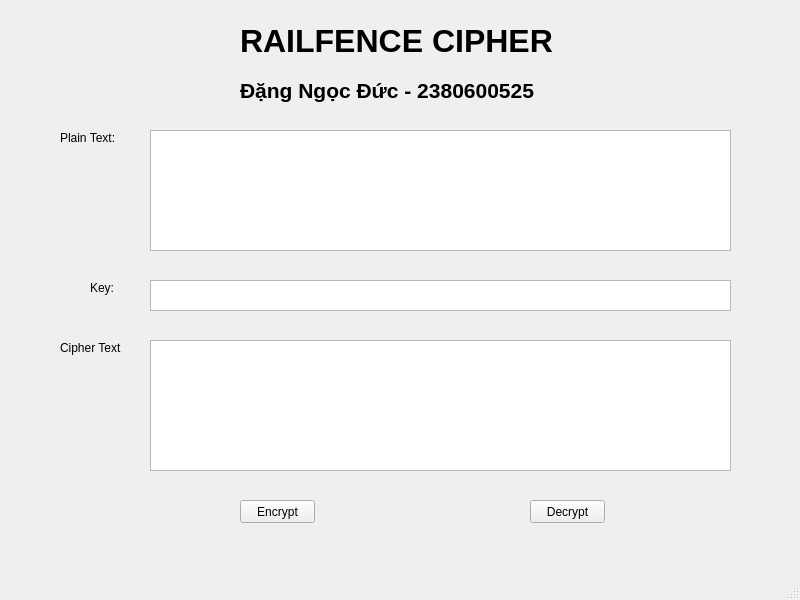
<?xml version="1.0" encoding="UTF-8"?>
<ui version="4.0">
 <class>MainWindow</class>
 <widget class="QMainWindow" name="MainWindow">
  <property name="geometry">
   <rect>
    <x>0</x>
    <y>0</y>
    <width>800</width>
    <height>600</height>
   </rect>
  </property>
  <property name="windowTitle">
   <string>MainWindow</string>
  </property>
  <widget class="QWidget" name="centralwidget">
   <widget class="QLabel" name="label_2">
    <property name="geometry">
     <rect>
      <x>240</x>
      <y>20</y>
      <width>321</width>
      <height>41</height>
     </rect>
    </property>
    <property name="font">
     <font>
      <pointsize>24</pointsize>
      <weight>75</weight>
      <bold>true</bold>
     </font>
    </property>
    <property name="text">
     <string>RAILFENCE CIPHER</string>
    </property>
   </widget>
   <widget class="QPlainTextEdit" name="txt_plainText">
    <property name="geometry">
     <rect>
      <x>150</x>
      <y>130</y>
      <width>581</width>
      <height>121</height>
     </rect>
    </property>
   </widget>
   <widget class="QPlainTextEdit" name="txt_cipherText">
    <property name="geometry">
     <rect>
      <x>150</x>
      <y>340</y>
      <width>581</width>
      <height>131</height>
     </rect>
    </property>
   </widget>
   <widget class="QLabel" name="cipherText">
    <property name="geometry">
     <rect>
      <x>60</x>
      <y>340</y>
      <width>61</width>
      <height>16</height>
     </rect>
    </property>
    <property name="text">
     <string>Cipher Text:</string>
    </property>
   </widget>
   <widget class="QPushButton" name="btn_encrypt">
    <property name="geometry">
     <rect>
      <x>240</x>
      <y>500</y>
      <width>75</width>
      <height>23</height>
     </rect>
    </property>
    <property name="text">
     <string>Encrypt</string>
    </property>
   </widget>
   <widget class="QLabel" name="key">
    <property name="geometry">
     <rect>
      <x>90</x>
      <y>280</y>
      <width>31</width>
      <height>16</height>
     </rect>
    </property>
    <property name="text">
     <string>Key:</string>
    </property>
   </widget>
   <widget class="QPlainTextEdit" name="txt_key">
    <property name="geometry">
     <rect>
      <x>150</x>
      <y>280</y>
      <width>581</width>
      <height>31</height>
     </rect>
    </property>
   </widget>
   <widget class="QLabel" name="label_5">
    <property name="geometry">
     <rect>
      <x>240</x>
      <y>70</y>
      <width>321</width>
      <height>41</height>
     </rect>
    </property>
    <property name="font">
     <font>
      <pointsize>16</pointsize>
      <weight>75</weight>
      <bold>true</bold>
     </font>
    </property>
    <property name="text">
     <string>Đặng Ngọc Đức - 2380600525</string>
    </property>
   </widget>
   <widget class="QLabel" name="lb_plainText">
    <property name="geometry">
     <rect>
      <x>60</x>
      <y>130</y>
      <width>61</width>
      <height>16</height>
     </rect>
    </property>
    <property name="text">
     <string>Plain Text:</string>
    </property>
   </widget>
   <widget class="QPushButton" name="btn_decrypt">
    <property name="geometry">
     <rect>
      <x>530</x>
      <y>500</y>
      <width>75</width>
      <height>23</height>
     </rect>
    </property>
    <property name="text">
     <string>Decrypt</string>
    </property>
   </widget>
  </widget>
  <widget class="QMenuBar" name="menubar">
   <property name="geometry">
    <rect>
     <x>0</x>
     <y>0</y>
     <width>800</width>
     <height>21</height>
    </rect>
   </property>
  </widget>
  <widget class="QStatusBar" name="statusbar"/>
 </widget>
 <resources/>
 <connections/>
</ui>
